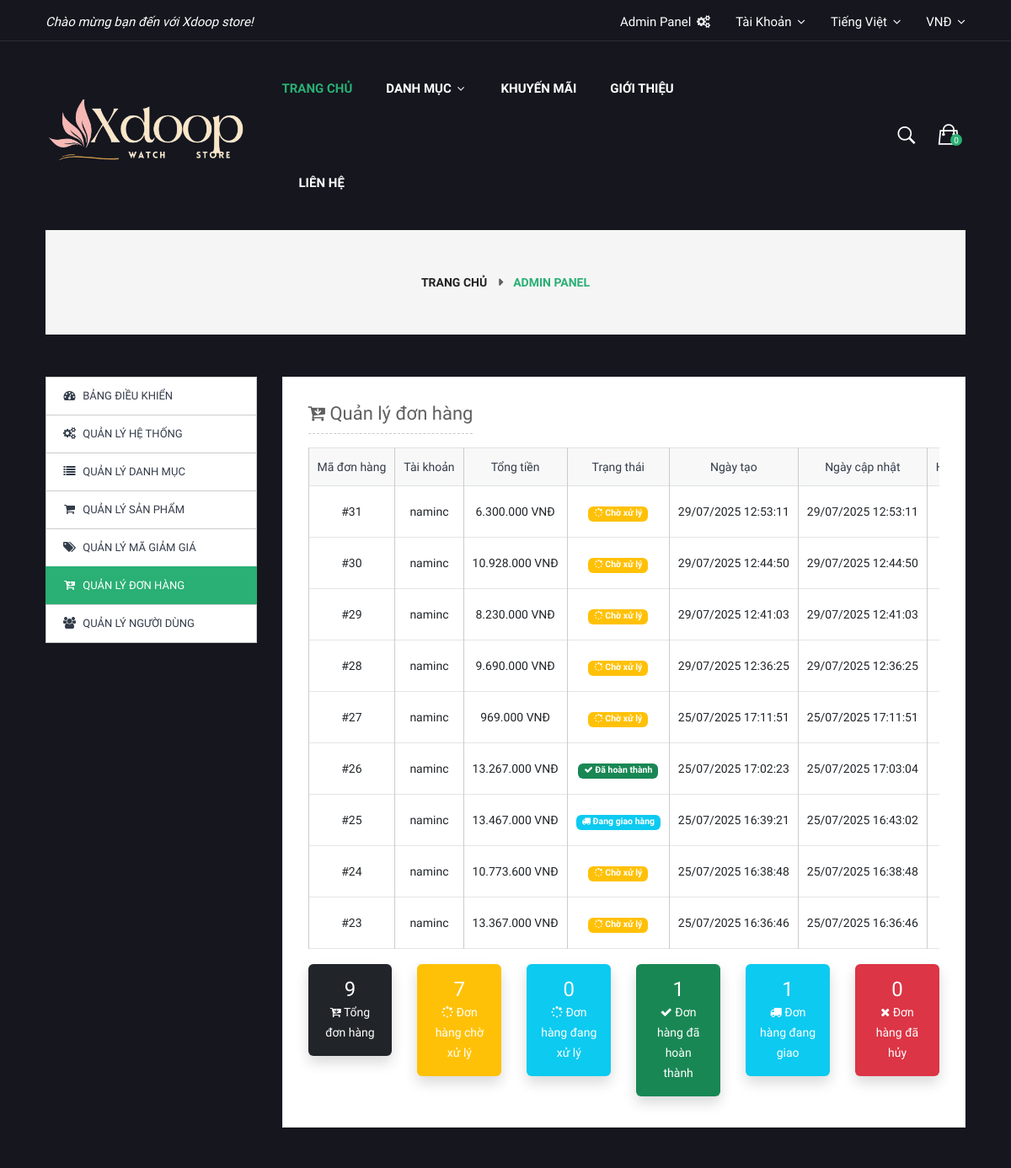
Page /admin/order/index (signed in, upper part) on the earlier database version.
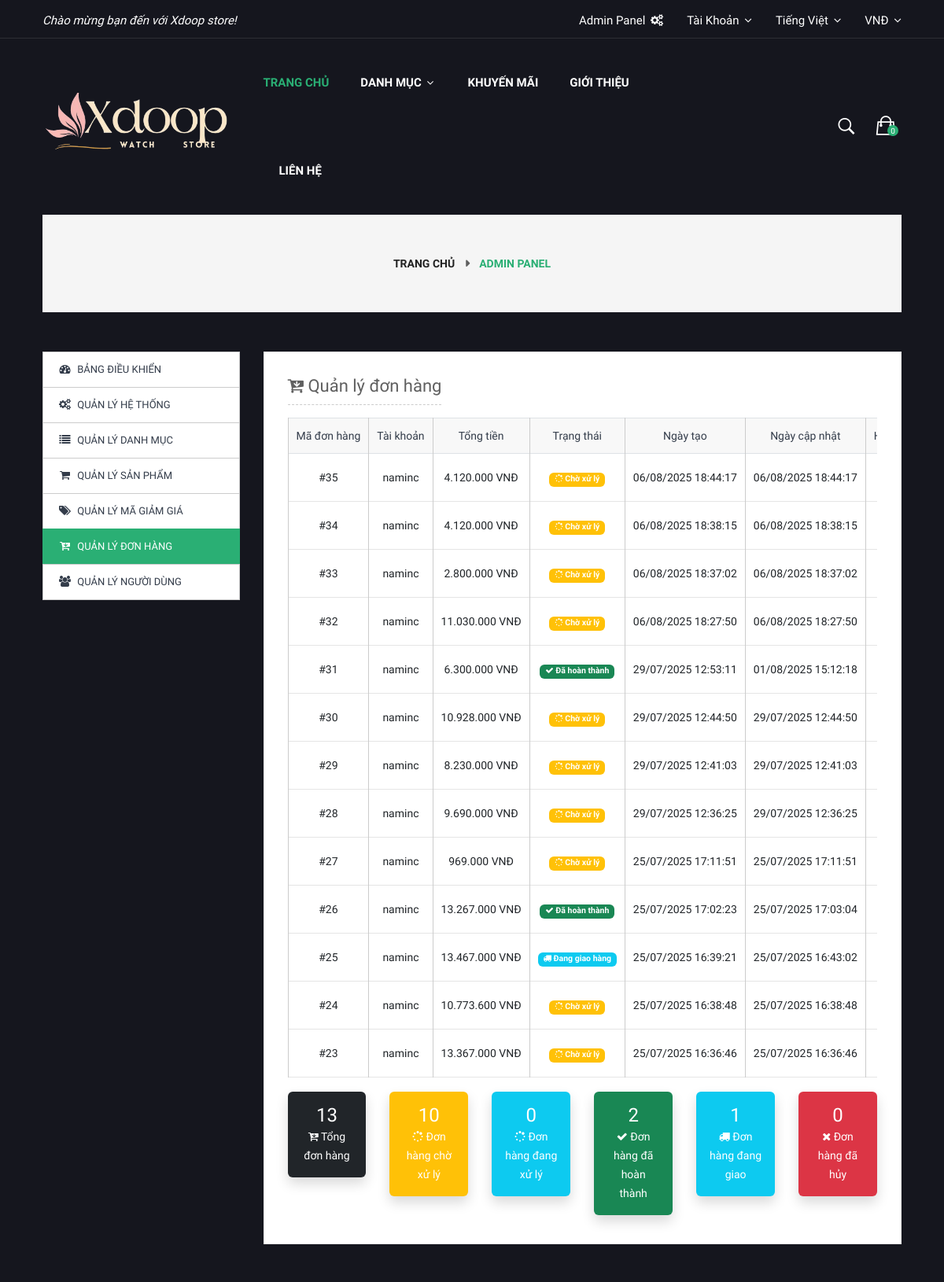
Same page on the later database version.
### tables this page shows
CREATE TABLE `settings` (
  `id` int(11) NOT NULL CHECK (`id` = 1),
  `title` varchar(255) DEFAULT NULL,
  `keyword` text NOT NULL,
  `description` text NOT NULL,
  `brand` varchar(32) NOT NULL,
  `domain` varchar(255) DEFAULT NULL,
  `owner` varchar(32) NOT NULL,
  `email` varchar(32) NOT NULL,
  `phone` varchar(32) NOT NULL,
  `address` text NOT NULL,
  `logo` varchar(255) DEFAULT NULL,
  `icon` varchar(255) NOT NULL,
  `maintenance` varchar(10) NOT NULL,
  `created_at` timestamp NOT NULL DEFAULT current_timestamp(),
  `updated_at` timestamp NOT NULL DEFAULT current_timestamp() ON UPDATE current_timestamp()
);

CREATE TABLE `orders` (
  `id` int(11) NOT NULL,
  `user_id` int(11) NOT NULL,
  `fullname` varchar(255) DEFAULT NULL,
  `phone` varchar(50) DEFAULT NULL,
  `email` varchar(255) DEFAULT NULL,
  `address` text DEFAULT NULL,
  `district` varchar(100) DEFAULT NULL,
  `city` varchar(100) DEFAULT NULL,
  `postcode` varchar(20) DEFAULT NULL,
  `note` text DEFAULT NULL,
  `payment_method` varchar(50) DEFAULT NULL,
  `total` decimal(12,2) DEFAULT NULL,
  `status` varchar(50) DEFAULT 'pending',
  `created_at` datetime DEFAULT current_timestamp(),
  `updated_at` datetime DEFAULT current_timestamp() ON UPDATE current_timestamp()
);

CREATE TABLE `users` (
  `id` int(11) NOT NULL,
  `fullname` varchar(32) NOT NULL,
  `username` varchar(50) NOT NULL,
  `password` varchar(255) NOT NULL,
  `email` varchar(100) NOT NULL,
  `phone` varchar(15) NOT NULL,
  `role` enum('admin','user') NOT NULL DEFAULT 'user',
  `status` tinyint(1) NOT NULL DEFAULT 1,
  `ip_address` varchar(45) DEFAULT NULL,
  `user_agent` text DEFAULT NULL,
  `created_at` timestamp NOT NULL DEFAULT current_timestamp(),
  `updated_at` timestamp NOT NULL DEFAULT current_timestamp() ON UPDATE current_timestamp()
);

### app/views/admin/order/index.php (the view, shortened to what the rows shown need)
<?php
require_once __DIR__ . '/../../layouts/header.php';
?>
<?php require_once __DIR__ . '/../components/breadcrumb.php'; ?>
<main>
    <div class="my-account-wrapper pt-50 pb-50 pt-sm-50 pb-sm-50">
        <div class="container">
            <div class="row">
                <div class="col-lg-12">
                    <div class="myaccount-page-wrapper">
                        <div class="row">
                            <?php require_once __DIR__ . '/../components/tab.php'; ?>
                            <div class="col-lg-9 col-md-8">
                                <div class="myaccount-content">
                                    <div class="d-flex justify-content-between align-items-center mb-3">
                                        <h3 class="mb-0"><i class="fa fa-cart-arrow-down"></i> Quản lý đơn hàng</h3>
                                    </div>
                                    <div class="myaccount-table table-responsive text-center">
                                        <table class="table table-bordered">
                                            <thead class="thead-light">
                                                <tr>
                                                    <th>Mã đơn hàng</th>
                                                    <th>Tài khoản</th>
                                                    <th>Tổng tiền</th>
                                                    <th>Trạng thái</th>
                                                    <th>Ngày tạo</th>
                                                    <th>Ngày cập nhật</th>
                                                    <th>Hành động</th>
                                                </tr>
                                            </thead>
                                            <tbody>
                                                <?php
                                                if (!empty($orders)):
                                                    foreach ($orders as $item): ?>
                                                        <tr>
                                                            <td>#<?= $item['id'] ?></td>
                                                            <td><?= $item['user_name'] ?></td>
                                                            <td><?= number_format($item['total'], 0, ',', '.') ?> VNĐ</td>
                                                            <td>
                                                                <?php switch ($item['status']) {
                                                                    case 'pending':
                                                                        echo '<span class="badge bg-warning"><i class="fa fa-spinner fa-spin"></i> Chờ xử lý</span>';
                                                                        break;
                                                                    case 'shipping':
                                                                        echo '<span class="badge bg-info"><i class="fa fa-truck"></i> Đang giao hàng</span>';
                                                                        break;
                                                                    case 'completed':
                                                                        echo '<span class="badge bg-success"><i class="fa fa-check"></i> Đã hoàn thành</span>';
                                                                        break;
                                                                } ?>
                                                            </td>
                                                            <td><?= date('d/m/Y H:i:s', strtotime($item['created_at'])) ?></td>
                                                            <td><?= date('d/m/Y H:i:s', strtotime($item['updated_at'])) ?></td>
                                                            <td>
                                                            </td>
                                                        </tr>
                                                    <?php endforeach;
                                                else: ?>
                                                    <tr>
                                                        <td colspan="11" class="text-center">Không có dữ liệu</td>
                                                    </tr>
                                                <?php endif; ?>
                                            </tbody>
                                        </table>
                                    </div>
                                    <div class="row text-center mb-4 mt-2">
                                        <div class="col-md-2 mb-2">
                                            <div class="p-3 bg-dark text-white rounded shadow">
                                                <h4><?= $totalOrders ?></h4>
                                                <p style="color: #fff;"><i class="fa fa-cart-arrow-down"></i> Tổng đơn hàng</p>
                                            </div>
                                        </div>
                                        <div class="col-md-2 mb-2">
                                            <div class="p-3 bg-warning text-white rounded shadow">
                                                <h4><?= $totalOrdersPending ?></h4>
                                                <p style="color: #fff;"><i class="fa fa-spinner fa-spin"></i> Đơn hàng chờ xử lý</p>
                                            </div>
                                        </div>
                                        <div class="col-md-2 mb-2">
                                            <div class="p-3 bg-info text-white rounded shadow">
                                                <h4><?= $totalOrdersProcessing ?></h4>
                                                <p style="color: #fff;"><i class="fa fa-spinner fa-spin"></i> Đơn hàng đang xử lý</p>
                                            </div>
                                        </div>
                                        <div class="col-md-2 mb-2">
                                            <div class="p-3 bg-success text-white rounded shadow">
                                                <h4><?= $totalOrdersCompleted ?></h4>
                                                <p style="color: #fff;"><i class="fa fa-check"></i> Đơn hàng đã hoàn thành</p>
                                            </div>
                                        </div>
                                        <div class="col-md-2 mb-2">
                                            <div class="p-3 bg-info text-white rounded shadow">
                                                <h4><?= $totalOrdersShipping ?></h4>
                                                <p style="color: #fff;"><i class="fa fa-truck"></i> Đơn hàng đang giao</p>
                                            </div>
                                        </div>
                                        <div class="col-md-2 mb-2">
                                            <div class="p-3 bg-danger text-white rounded shadow">
                                                <h4><?= $totalOrdersCancelled ?></h4>
                                                <p style="color: #fff;"><i class="fa fa-times"></i> Đơn hàng đã hủy</p>
                                            </div>
                                        </div>
                                    </div>
                                </div>
                            </div>
                        </div>
                    </div>
                </div>
            </div>
        </div>
    </div>
</main>
<?php require_once __DIR__ . '/../../layouts/footer.php'; ?>

### app/views/layouts/header.php (shortened to what the rows shown need)
<!DOCTYPE html>
<html class="no-js" lang="en">
<head>
    <link href="/assets/css/bootstrap.min.css" rel="stylesheet">
    <link href="/assets/css/font-awesome.min.css" rel="stylesheet">
    <link href="/assets/css/ionicons.min.css" rel="stylesheet">
    <link href="/assets/css/helper.min.css" rel="stylesheet">
    <link href="/assets/css/plugins.css" rel="stylesheet">
    <link href="/assets/css/style-green.css?v=<?php echo time(); ?>" rel="stylesheet">
    <link rel="stylesheet" href="https://cdn.jsdelivr.net/npm/sweetalert2@11/dist/sweetalert2.min.css">
</head>
<body class="theme-color-5">
    <header>
        <div class="header-top-area theme-color-5 text-center text-md-start bdr-bottom">
            <div class="container">
                <div class="row">
                    <div class="col-lg-6 col-md-5">
                        <div class="header-call-action">
                            <p>Chào mừng bạn đến với <?php echo $setting['brand']; ?> store!</p>
                        </div>
                    </div>
                    <div class="col-lg-6 col-md-7">
                        <div class="header-top-right float-md-end float-none">
                            <nav>
                                <ul>
                                    <?php if (isset($_SESSION['user']) && $_SESSION['user']['role'] == 'admin') { ?>
                                        <li>
                                            <div class="dropdown header-top-dropdown">
                                                <a id="adminpanel" href="/admin/dashboard">
                                                    Admin Panel
                                                    <i class="fa fa-cogs"></i>
                                                </a>
                                            </div>
                                        </li>
                                    <?php } ?>
                                    <li>
                                        <div class="dropdown header-top-dropdown">
                                            <a class="dropdown-toggle" id="myaccount" data-bs-toggle="dropdown" aria-haspopup="true" aria-expanded="false">
                                                Tài khoản
                                                <i class="fa fa-angle-down"></i>
                                            </a>
                                        </div>
                                    </li>
                                    <li>
                                        <div class="dropdown header-top-dropdown">
                                            <a class="dropdown-toggle" id="language" data-bs-toggle="dropdown" aria-haspopup="true" aria-expanded="false">
                                                Tiếng Việt
                                                <i class="fa fa-angle-down"></i>
                                            </a>
                                        </div>
                                    </li>
                                    <li>
                                        <div class="dropdown header-top-dropdown">
                                            <a class="dropdown-toggle" id="currency" data-bs-toggle="dropdown" aria-haspopup="true" aria-expanded="false">
                                                VNĐ
                                                <i class="fa fa-angle-down"></i>
                                            </a>
                                        </div>
                                    </li>
                                </ul>
                            </nav>
                        </div>
                    </div>
                </div>
            </div>
        </div>
        <div class="header-main sticky hm_5 theme-color-5 pt-sm-10 pb-sm-10 pt-md-10 pb-md-10">
            <div class="container">
                <div class="row align-items-center">
                    <div class="col-lg-3 col-md-6 col-6">
                        <div class="logo">
                            <a href="/">
                                <img src="<?php echo $setting['logo']; ?>" alt="Brand logo">
                            </a>
                        </div>
                    </div>
                    <div class="col-lg-6 d-none d-lg-block">
                        <div class="main-header-inner">
                            <div class="main-menu white-text">
                                <nav id="mobile-menu">
                                    <ul>
                                        <li class="active"><a href="/">Trang chủ</a>
                                        </li>
                                        <li><a href="#">Danh mục <i class="fa fa-angle-down"></i></a>
                                        </li>
                                        <li><a href="/promo">Khuyến mãi</a></li>
                                        <li><a href="/about">Giới thiệu</a></li>
                                        <li><a href="/contact">Liên hệ</a></li>
                                    </ul>
                                </nav>
                            </div>
                        </div>
                    </div>
                    <div class="col-lg-3 col-md-6 col-6 ms-auto">
                        <div class="header-setting-option setting-style-2 white-text">
                            <div class="search-wrap">
                                <button type="submit" class="search-trigger"><i class="ion-ios-search-strong"></i></button>
                            </div>
                                <div class="header-mini-cart">
                                    <div class="mini-cart-btn">
                                    <a href="/cart/index" class="text-white">
                                        <i class="ion-bag"></i>
                                        <span class="cart-notification"><?php echo $cartCount ?? 0; ?></span>
                                    </a>
                                </div>
                            </div>
                        </div>
                    </div>
                </div>
            </div>
        </div>
    </header>

Differences in the rows shown:
added orders: id "35", user.username "naminc", total "4.120.000", status "pending" (drawn), created_at "06/08/2025 18:44:17", updated_at "06/08/2025 18:44:17"
added orders: id "34", user.username "naminc", total "4.120.000", status "pending" (drawn), created_at "06/08/2025 18:38:15", updated_at "06/08/2025 18:38:15"
added orders: id "33", user.username "naminc", total "2.800.000", status "pending" (drawn), created_at "06/08/2025 18:37:02", updated_at "06/08/2025 18:37:02"
added orders: id "32", user.username "naminc", total "11.030.000", status "pending" (drawn), created_at "06/08/2025 18:27:50", updated_at "06/08/2025 18:27:50"
changed orders id 31: updated_at "29/07/2025 12:53:11" → "01/08/2025 15:12:18"; status "Chờ xử lý" → "Đã hoàn thành"
Other differences:
$totalOrders: "9" → "13"
$totalOrdersPending: "7" → "10"
$totalOrdersCompleted: "1" → "2"
